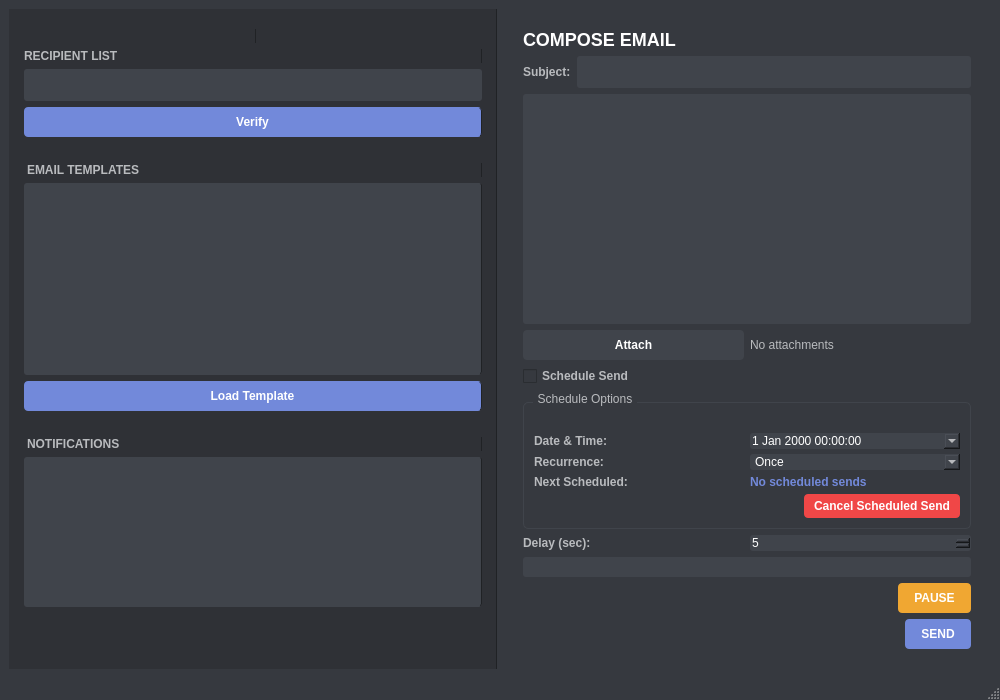
<?xml version="1.0" encoding="UTF-8"?>
<ui version="4.0">
  <class>MainWindow</class>
  <widget class="QMainWindow" name="MainWindow">
    <property name="geometry">
      <rect>
        <x>0</x>
        <y>0</y>
        <width>1000</width>
        <height>700</height>
      </rect>
    </property>
    <property name="windowTitle">
      <string>InboxIN</string>
    </property>
    <property name="styleSheet">
      <string>
        QMainWindow {
          background-color: #36393f;
          font-family: 'Segoe UI', Arial;
        }
        QPushButton {
          border-radius: 4px;
          padding: 8px;
          font-weight: bold;
        }
        QGroupBox {
          border: 1px solid #40444b;
          border-radius: 5px;
          margin-top: 10px;
          padding-top: 15px;
        }
        QGroupBox::title {
          subcontrol-origin: margin;
          left: 10px;
          padding: 0 3px;
          color: #b9bbbe;
        }
      </string>
    </property>
    <widget class="QWidget" name="centralwidget">
      <layout class="QHBoxLayout" name="horizontalLayout">
        <!-- Left Panel -->
        <item>
          <widget class="QWidget" name="leftPanel">
            <property name="minimumWidth">
              <number>300</number>
            </property>
            <property name="styleSheet">
              <string>
                background-color: #2f3136;
                border-right: 1px solid #202225;
              </string>
            </property>
            <layout class="QVBoxLayout" name="verticalLayout">
              <property name="leftMargin">
                <number>15</number>
              </property>
              <property name="topMargin">
                <number>20</number>
              </property>
              <property name="rightMargin">
                <number>15</number>
              </property>
              <property name="bottomMargin">
                <number>20</number>
              </property>

              <!-- Logo -->
              <item alignment="Qt::AlignHCenter">
                <widget class="QLabel" name="Logo"/>
              </item>

              <!-- Recipient Section -->
              <item>
                <widget class="QLabel" name="filetxt">
                  <property name="styleSheet">
                    <string>
                      color: #b9bbbe;
                      font-size: 12px;
                      font-weight: bold;
                    </string>
                  </property>
                  <property name="text">
                    <string>RECIPIENT LIST</string>
                  </property>
                </widget>
              </item>
              <item>
                <widget class="QLineEdit" name="emailfile">
                  <property name="styleSheet">
                    <string>
                      background-color: #40444b;
                      color: white;
                      border-radius: 3px;
                      padding: 8px;
                      border: none;
                    </string>
                  </property>
                </widget>
              </item>
              <item>
                <widget class="QPushButton" name="checkbtn">
                  <property name="styleSheet">
                    <string>
                      background-color: #7289da;
                      color: white;
                    </string>
                  </property>
                  <property name="text">
                    <string>Verify</string>
                  </property>
                </widget>
              </item>

              <!-- Email Templates Section -->
              <item>
                <widget class="QLabel" name="lblTemplates">
                  <property name="styleSheet">
                    <string>
                      color: #b9bbbe;
                      font-weight: bold;
                      font-size: 12px;
                      margin-top: 20px;
                    </string>
                  </property>
                  <property name="text">
                    <string>EMAIL TEMPLATES</string>
                  </property>
                </widget>
              </item>
              <item>
                <widget class="QListWidget" name="templateList">
                  <property name="styleSheet">
                    <string>
                      background-color: #40444b;
                      color: white;
                      border-radius: 3px;
                    </string>
                  </property>
                </widget>
              </item>
              <item>
                <widget class="QPushButton" name="btnLoadTemplate">
                  <property name="styleSheet">
                    <string>
                      background-color: #7289da;
                      color: white;
                    </string>
                  </property>
                  <property name="text">
                    <string>Load Template</string>
                  </property>
                </widget>
              </item>

              <!-- Notification Center -->
              <item>
                <widget class="QLabel" name="lblNotifications">
                  <property name="styleSheet">
                    <string>
                      color: #b9bbbe;
                      font-weight: bold;
                      font-size: 12px;
                      margin-top: 20px;
                    </string>
                  </property>
                  <property name="text">
                    <string>NOTIFICATIONS</string>
                  </property>
                </widget>
              </item>
              <item>
                <widget class="QListWidget" name="notificationList">
                  <property name="styleSheet">
                    <string>
                      background-color: #40444b;
                      color: white;
                      border-radius: 3px;
                      max-height: 150px;
                    </string>
                  </property>
                </widget>
              </item>

              <item>
                <spacer name="verticalSpacer">
                  <property name="orientation">
                    <enum>Qt::Vertical</enum>
                  </property>
                  <property name="sizeHint" stdset="0">
                    <size>
                      <width>20</width>
                      <height>40</height>
                    </size>
                  </property>
                </spacer>
              </item>
            </layout>
          </widget>
        </item>

        <!-- Right Panel -->
        <item>
          <widget class="QWidget" name="rightPanel">
            <property name="styleSheet">
              <string>background-color: #36393f;</string>
            </property>
            <layout class="QVBoxLayout" name="verticalLayout_2">
              <property name="leftMargin">
                <number>20</number>
              </property>
              <property name="topMargin">
                <number>20</number>
              </property>
              <property name="rightMargin">
                <number>20</number>
              </property>
              <property name="bottomMargin">
                <number>20</number>
              </property>

              <!-- Email Composition -->
              <item>
                <widget class="QLabel" name="label">
                  <property name="styleSheet">
                    <string>
                      color: white;
                      font-size: 18px;
                      font-weight: bold;
                    </string>
                  </property>
                  <property name="text">
                    <string>COMPOSE EMAIL</string>
                  </property>
                </widget>
              </item>
              <item>
                <layout class="QHBoxLayout" name="horizontalLayout_2">
                  <item>
                    <widget class="QLabel" name="filetxt_2">
                      <property name="styleSheet">
                        <string>
                          color: #b9bbbe;
                          font-weight: bold;
                        </string>
                      </property>
                      <property name="text">
                        <string>Subject:</string>
                      </property>
                    </widget>
                  </item>
                  <item>
                    <widget class="QLineEdit" name="sub">
                      <property name="styleSheet">
                        <string>
                          background-color: #40444b;
                          color: white;
                          border-radius: 3px;
                          padding: 8px;
                          border: none;
                        </string>
                      </property>
                    </widget>
                  </item>
                </layout>
              </item>
              <item>
                <widget class="QPlainTextEdit" name="emailtext">
                  <property name="styleSheet">
                    <string>
                      background-color: #40444b;
                      color: white;
                      border-radius: 3px;
                      padding: 12px;
                      border: none;
                    </string>
                  </property>
                </widget>
              </item>

              <!-- Attachments -->
              <item>
                <layout class="QHBoxLayout" name="horizontalLayout_3">
                  <item>
                    <widget class="QPushButton" name="attachButton">
                      <property name="styleSheet">
                        <string>
                          background-color: #40444b;
                          color: white;
                        </string>
                      </property>
                      <property name="text">
                        <string>Attach</string>
                      </property>
                    </widget>
                  </item>
                  <item>
                    <widget class="QLabel" name="attachmentLabel">
                      <property name="styleSheet">
                        <string>
                          color: #b9bbbe;
                          font-size: 12px;
                        </string>
                      </property>
                      <property name="text">
                        <string>No attachments</string>
                      </property>
                    </widget>
                  </item>
                </layout>
              </item>

              <!-- Schedule Send Checkbox -->
              <item>
                <widget class="QCheckBox" name="chkSchedule">
                  <property name="styleSheet">
                    <string>
                      color: #b9bbbe;
                      font-weight: bold;
                    </string>
                  </property>
                  <property name="text">
                    <string>Schedule Send</string>
                  </property>
                </widget>
              </item>

              <!-- Schedule Controls Group -->
              <item>
                <widget class="QGroupBox" name="scheduleGroup">
                  <property name="title">
                    <string>Schedule Options</string>
                  </property>
                  <property name="visible">
                    <bool>false</bool>
                  </property>
                  <layout class="QVBoxLayout" name="verticalLayout_3">
                    <property name="spacing">
                      <number>5</number>
                    </property>
                    <property name="leftMargin">
                      <number>10</number>
                    </property>
                    <property name="topMargin">
                      <number>15</number>
                    </property>
                    <property name="rightMargin">
                      <number>10</number>
                    </property>
                    <property name="bottomMargin">
                      <number>10</number>
                    </property>
                    <item>
                      <layout class="QHBoxLayout" name="horizontalLayout_5">
                        <item>
                          <widget class="QLabel" name="lblDateTime">
                            <property name="styleSheet">
                              <string>
                                color: #b9bbbe;
                                font-weight: bold;
                              </string>
                            </property>
                            <property name="text">
                              <string>Date &amp; Time:</string>
                            </property>
                          </widget>
                        </item>
                        <item>
                          <widget class="QDateTimeEdit" name="dtScheduleTime">
                            <property name="styleSheet">
                              <string>
                                background-color: #40444b;
                                color: white;
                                border-radius: 3px;
                              </string>
                            </property>
                            <property name="calendarPopup">
                              <bool>true</bool>
                            </property>
                            <property name="minimumDateTime">
                              <datetime>
                                <year>2000</year>
                                <month>1</month>
                                <day>1</day>
                                <hour>0</hour>
                                <minute>0</minute>
                              </datetime>
                            </property>
                          </widget>
                        </item>
                      </layout>
                    </item>
                    <item>
                      <layout class="QHBoxLayout" name="horizontalLayout_6">
                        <item>
                          <widget class="QLabel" name="lblRecurrence">
                            <property name="styleSheet">
                              <string>
                                color: #b9bbbe;
                                font-weight: bold;
                              </string>
                            </property>
                            <property name="text">
                              <string>Recurrence:</string>
                            </property>
                          </widget>
                        </item>
                        <item>
                          <widget class="QComboBox" name="cmbRecurrence">
                            <property name="styleSheet">
                              <string>
                                background-color: #40444b;
                                color: white;
                                border-radius: 3px;
                              </string>
                            </property>
                            <item>
                              <property name="text">
                                <string>Once</string>
                              </property>
                            </item>
                            <item>
                              <property name="text">
                                <string>Daily</string>
                              </property>
                            </item>
                            <item>
                              <property name="text">
                                <string>Weekly</string>
                              </property>
                            </item>
                          </widget>
                        </item>
                      </layout>
                    </item>
                    <item>
                      <layout class="QHBoxLayout" name="horizontalLayout_7">
                        <item>
                          <widget class="QLabel" name="lblNextRun">
                            <property name="styleSheet">
                              <string>
                                color: #b9bbbe;
                                font-weight: bold;
                              </string>
                            </property>
                            <property name="text">
                              <string>Next Scheduled:</string>
                            </property>
                          </widget>
                        </item>
                        <item>
                          <widget class="QLabel" name="lblNextScheduled">
                            <property name="styleSheet">
                              <string>
                                color: #7289da;
                                font-weight: bold;
                              </string>
                            </property>
                            <property name="text">
                              <string>No scheduled sends</string>
                            </property>
                          </widget>
                        </item>
                      </layout>
                    </item>
                    <item alignment="Qt::AlignRight">
                      <widget class="QPushButton" name="btnCancelSchedule">
                        <property name="styleSheet">
                          <string>
                            background-color: #f04747;
                            color: white;
                            padding: 5px 10px;
                            border-radius: 4px;
                            font-weight: bold;
                          </string>
                        </property>
                        <property name="text">
                          <string>Cancel Scheduled Send</string>
                        </property>
                        <property name="enabled">
                          <bool>false</bool>
                        </property>
                      </widget>
                    </item>
                  </layout>
                </widget>
              </item>

              <!-- Sending Controls -->
              <item>
                <layout class="QHBoxLayout" name="horizontalLayout_4">
                  <item>
                    <widget class="QLabel" name="delayLabel">
                      <property name="styleSheet">
                        <string>
                          color: #b9bbbe;
                          font-weight: bold;
                        </string>
                      </property>
                      <property name="text">
                        <string>Delay (sec):</string>
                      </property>
                    </widget>
                  </item>
                  <item>
                    <widget class="QSpinBox" name="delayInput">
                      <property name="styleSheet">
                        <string>
                          background-color: #40444b;
                          color: white;
                          border-radius: 3px;
                        </string>
                      </property>
                      <property name="minimum">
                        <number>0</number>
                      </property>
                      <property name="maximum">
                        <number>60</number>
                      </property>
                      <property name="value">
                        <number>5</number>
                      </property>
                    </widget>
                  </item>
                </layout>
              </item>

              <!-- Progress -->
              <item>
                <widget class="QProgressBar" name="sendProgress">
                  <property name="styleSheet">
                    <string>
                      QProgressBar {
                        border-radius: 3px;
                        background: #40444b;
                        height: 20px;
                      }
                      QProgressBar::chunk {
                        background: #7289da;
                        border-radius: 3px;
                      }
                    </string>
                  </property>
                </widget>
              </item>

              <!-- Pause/Resume Button -->
              <item alignment="Qt::AlignRight">
                <widget class="QPushButton" name="btnPauseResume">
                  <property name="styleSheet">
                    <string>
                      background-color: #f0a732;
                      color: white;
                      padding: 8px 16px;
                      border-radius: 4px;
                      font-weight: bold;
                    </string>
                  </property>
                  <property name="text">
                    <string>PAUSE</string>
                  </property>
                  <property name="enabled">
                    <bool>false</bool>
                  </property>
                </widget>
              </item>

              <!-- Send Button -->
              <item alignment="Qt::AlignRight">
                <widget class="QPushButton" name="submibtn">
                  <property name="styleSheet">
                    <string>
                      background-color: #7289da;
                      color: white;
                      padding: 8px 16px;
                    </string>
                  </property>
                  <property name="text">
                    <string>SEND</string>
                  </property>
                </widget>
              </item>
            </layout>
          </widget>
        </item>
      </layout>
    </widget>
    <widget class="QStatusBar" name="statusbar"/>
  </widget>
  <resources/>
  <connections/>
</ui>
